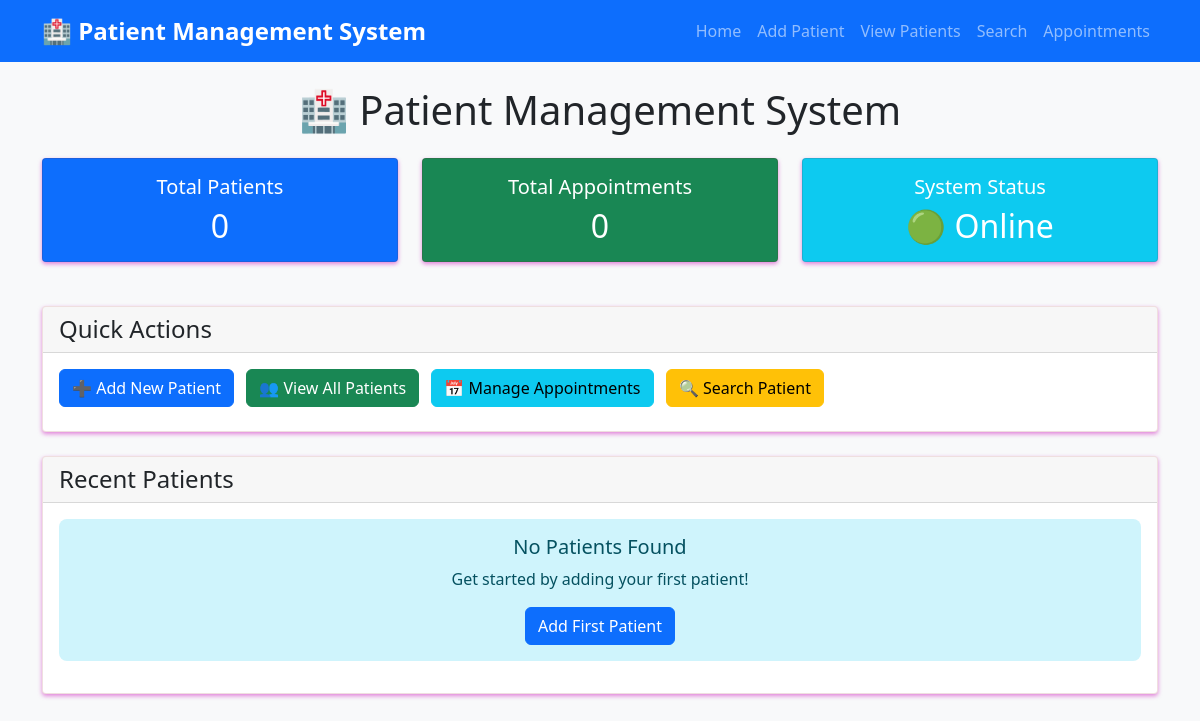
Before: / with the older database file.
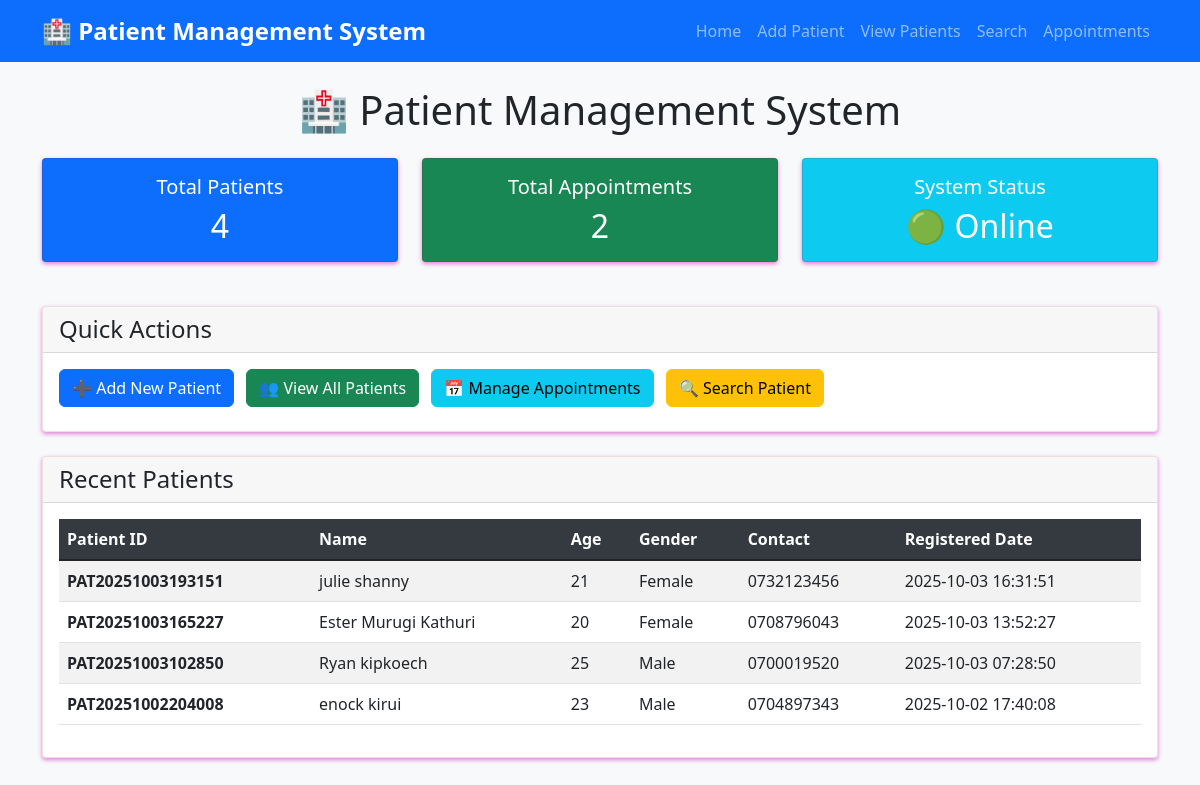
After: the same page with the newer database file.
### tables this page shows
CREATE TABLE patients (
                id INTEGER PRIMARY KEY AUTOINCREMENT,
                patient_id TEXT UNIQUE NOT NULL,
                name TEXT NOT NULL,
                age INTEGER NOT NULL,
                gender TEXT NOT NULL,
                contact TEXT,
                address TEXT,
                medical_history TEXT,
                created_at TIMESTAMP DEFAULT CURRENT_TIMESTAMP
            );

### app.py (the view)
@app.route('/')
def index():
    patients = patient_manager.get_all_patients()
    appointments = patient_manager.get_all_appointments()
    return render_template('index.html',
                         total_patients=len(patients),
                         total_appointments=len(appointments),
                         recent_patients=patients[:5])

### database.py (called while the page is built)
    def get_connection(self):
        return sqlite3.connect(self.db_name, check_same_thread=False)

    def fetch_all(self, query, params=()):
        conn = self.get_connection()
        cursor = conn.cursor()
        cursor.execute(query, params)
        results = cursor.fetchall()
        conn.close()
        return results

### patient_manager.py (called while the page is built)
    def get_all_patients(self):
        query = "SELECT * FROM patients ORDER BY created_at DESC"
        return self.db.fetch_all(query)

    def get_all_appointments(self):
        query = """
            SELECT a.*, p.name as patient_name
            FROM appointments a
            JOIN patients p ON a.patient_id = p.patient_id
            ORDER BY a.appointment_date DESC
        """
        return self.db.fetch_all(query)

### templates/index.html (shortened to what this page needs)
{% extends "base.html" %}
{% block content %}
<div class="row">
    <div class="col-md-12">
        <h1 class="mb-4 text-center">🏥 Patient Management System</h1>
        <div class="row mb-4">
            <div class="col-md-4">
                <div class="card text-white bg-primary stats-card">
                    <div class="card-body text-center">
                        <h5 class="card-title">Total Patients</h5>
                        <h2 class="card-text">{{ total_patients }}</h2>
                    </div>
                </div>
            </div>
            <div class="col-md-4">
                <div class="card text-white bg-success stats-card">
                    <div class="card-body text-center">
                        <h5 class="card-title">Total Appointments</h5>
                        <h2 class="card-text">{{ total_appointments }}</h2>
                    </div>
                </div>
            </div>
            <div class="col-md-4">
                <div class="card text-white bg-info stats-card">
                    <div class="card-body text-center">
                        <h5 class="card-title">System Status</h5>
                        <h2 class="card-text">🟢 Online</h2>
                    </div>
                </div>
            </div>
        </div>
        <div class="card mb-4">
            <div class="card-header">
                <h4 class="mb-0">Quick Actions</h4>
            </div>
            <div class="card-body">
                <a href="{{ url_for('add_patient') }}" class="btn btn-primary me-2 mb-2">➕ Add New Patient</a>
                <a href="{{ url_for('view_patients') }}" class="btn btn-success me-2 mb-2">👥 View All Patients</a>
                <a href="{{ url_for('appointments') }}" class="btn btn-info me-2 mb-2">📅 Manage Appointments</a>
                <a href="{{ url_for('search_patient') }}" class="btn btn-warning mb-2">🔍 Search Patient</a>
            </div>
        </div>
        <div class="card">
            <div class="card-header">
                <h4 class="mb-0">Recent Patients</h4>
            </div>
            <div class="card-body">
                {% if recent_patients %}
                <div class="table-responsive">
                    <table class="table table-striped table-hover">
                        <thead class="table-dark">
                            <tr>
                                <th>Patient ID</th>
                                <th>Name</th>
                                <th>Age</th>
                                <th>Gender</th>
                                <th>Contact</th>
                                <th>Registered Date</th>
                            </tr>
                        </thead>
                        <tbody>
                            {% for patient in recent_patients %}
                            <tr>
                                <td><strong>{{ patient[1] }}</strong></td>
                                <td>{{ patient[2] }}</td>
                                <td>{{ patient[3] }}</td>
                                <td>{{ patient[4] }}</td>
                                <td>{{ patient[5] or "N/A" }}</td>
                                <td>{{ patient[8] }}</td>
                            </tr>
                            {% endfor %}
                        </tbody>
                    </table>
                </div>
                {% else %}
                <div class="alert alert-info text-center">
                    <h5>No Patients Found</h5>
                    <p>Get started by adding your first patient!</p>
                    <a href="{{ url_for('add_patient') }}" class="btn btn-primary">Add First Patient</a>
                </div>
                {% endif %}
            </div>
        </div>
    </div>
</div>
{% endblock %}

### templates/base.html (shortened to what this page needs)
<!DOCTYPE html>
<html lang="en">
<head>
    <link href="https://cdn.jsdelivr.net/npm/bootstrap@5.1.3/dist/css/bootstrap.min.css" rel="stylesheet">
    <link href="{{ url_for('static', filename='style.css') }}" rel="stylesheet">
</head>
<body>
    <nav class="navbar navbar-expand-lg navbar-dark bg-primary">
        <div class="container">
            <a class="navbar-brand" href="{{ url_for('index') }}">🏥 Patient Management System</a>
            <div class="navbar-nav ms-auto">
                <a class="nav-link" href="{{ url_for('index') }}">Home</a>
                <a class="nav-link" href="{{ url_for('add_patient') }}">Add Patient</a>
                <a class="nav-link" href="{{ url_for('view_patients') }}">View Patients</a>
                <a class="nav-link" href="{{ url_for('search_patient') }}">Search</a>
                <a class="nav-link" href="{{ url_for('appointments') }}">Appointments</a>
            </div>
        </div>
    </nav>
    <div class="container mt-4">
        {% block content %}{% endblock %}
    </div>
</body>
</html>

### templates/static/style.css (style rules this page uses)
body { background-color: #f8f9fa; padding-top: 0; }
.navbar { margin-bottom: 0; }
.card { box-shadow: 0 0.125rem 0.25rem rgba(204, 24, 189, 0.53); margin-bottom: 20px; border: 1px solid rgba(133, 15, 15, 0.13); }
.stats-card { text-align: center; transition: transform 0.2s; }
.table-responsive { max-height: 500px; overflow-y: auto; }
.table th { border-top: none; font-weight: 600; background-color: #343a40; color: white; }
.btn { border-radius: 0.375rem; }
.card-header { background-color: rgba(0, 0, 0, 0.03); border-bottom: 1px solid rgba(0, 0, 0, 0.125); }
.navbar-brand { font-weight: bold; font-size: 1.5rem; }

Changed rows visible on the page:
added patients: patient "PAT20251003193151", name "julie shanny", age "21", gender "Female", contact "0732123456", created_at "2025-10-03 16:31:51"
added patients: patient "PAT20251003165227", name "Ester Murugi Kathuri", age "20", gender "Female", contact "0708796043", created_at "2025-10-03 13:52:27"
added patients: patient "PAT20251003102850", name "Ryan kipkoech", age "25", gender "Male", contact "0700019520", created_at "2025-10-03 07:28:50"
added patients: patient "PAT20251002204008", name "enock kirui", age "23", gender "Male", contact "0704897343", created_at "2025-10-02 17:40:08"
Other visible differences:
{{ total_patients }}: "0" → "4"
{{ total_appointments }}: "0" → "2"
text no longer shown: "No Patients Found Get started by adding your first patient! Add First Patient"
text now shown: "Patient ID Name Age Gender Contact Registered Date"
